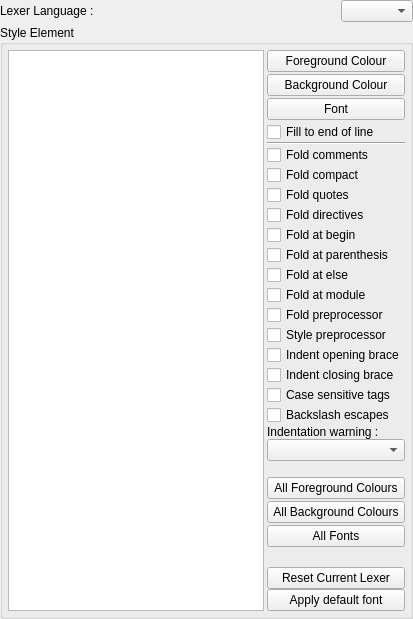
     <widget class="QWidget" name="pLexersHighlighting">
      <layout class="QGridLayout" name="gridLayout_22">
       <property name="margin">
        <number>0</number>
       </property>
       <property name="spacing">
        <number>3</number>
       </property>
       <item row="1" column="0" colspan="2">
        <widget class="QGroupBox" name="gbLexersHighlightingElements">
         <property name="title">
          <string>Style Element</string>
         </property>
         <layout class="QHBoxLayout">
          <property name="spacing">
           <number>3</number>
          </property>
          <property name="margin">
           <number>5</number>
          </property>
          <item>
           <widget class="QListWidget" name="lwLexersHighlightingElements"/>
          </item>
          <item>
           <layout class="QVBoxLayout">
            <property name="spacing">
             <number>0</number>
            </property>
            <item>
             <layout class="QVBoxLayout">
              <property name="spacing">
               <number>2</number>
              </property>
              <item>
               <widget class="QPushButton" name="pbLexersHighlightingForeground">
                <property name="text">
                 <string>Foreground Colour</string>
                </property>
               </widget>
              </item>
              <item>
               <widget class="QPushButton" name="pbLexersHighlightingBackground">
                <property name="text">
                 <string>Background Colour</string>
                </property>
               </widget>
              </item>
              <item>
               <widget class="QPushButton" name="pbLexersHighlightingFont">
                <property name="text">
                 <string>Font</string>
                </property>
               </widget>
              </item>
              <item>
               <widget class="QCheckBox" name="cbLexersHighlightingFillEol">
                <property name="text">
                 <string>Fill to end of line</string>
                </property>
               </widget>
              </item>
             </layout>
            </item>
            <item>
             <widget class="Line" name="lLexer">
              <property name="orientation">
               <enum>Qt::Horizontal</enum>
              </property>
             </widget>
            </item>
            <item>
             <widget class="QCheckBox" name="cbLexersHighlightingFoldComments">
              <property name="statusTip">
               <string notr="true">setFoldComments</string>
              </property>
              <property name="text">
               <string>Fold comments</string>
              </property>
             </widget>
            </item>
            <item>
             <widget class="QCheckBox" name="cbLexersHighlightingFoldCompact">
              <property name="statusTip">
               <string notr="true">setFoldCompact</string>
              </property>
              <property name="text">
               <string>Fold compact</string>
              </property>
             </widget>
            </item>
            <item>
             <widget class="QCheckBox" name="cbLexersHighlightingFoldQuotes">
              <property name="statusTip">
               <string notr="true">setFoldQuotes</string>
              </property>
              <property name="text">
               <string>Fold quotes</string>
              </property>
             </widget>
            </item>
            <item>
             <widget class="QCheckBox" name="cbLexersHighlightingFoldDirectives">
              <property name="statusTip">
               <string notr="true">setFoldDirectives</string>
              </property>
              <property name="text">
               <string>Fold directives</string>
              </property>
             </widget>
            </item>
            <item>
             <widget class="QCheckBox" name="cbLexersHighlightingFoldAtBegin">
              <property name="statusTip">
               <string notr="true">setFoldAtBegin</string>
              </property>
              <property name="text">
               <string>Fold at begin</string>
              </property>
             </widget>
            </item>
            <item>
             <widget class="QCheckBox" name="cbLexersHighlightingFoldAtParenthesis">
              <property name="statusTip">
               <string notr="true">setFoldAtParenthesis</string>
              </property>
              <property name="text">
               <string>Fold at parenthesis</string>
              </property>
             </widget>
            </item>
            <item>
             <widget class="QCheckBox" name="cbLexersHighlightingFoldAtElse">
              <property name="statusTip">
               <string notr="true">setFoldAtElse</string>
              </property>
              <property name="text">
               <string>Fold at else</string>
              </property>
             </widget>
            </item>
            <item>
             <widget class="QCheckBox" name="cbLexersHighlightingFoldAtModule">
              <property name="statusTip">
               <string notr="true">setFoldAtModule</string>
              </property>
              <property name="text">
               <string>Fold at module</string>
              </property>
             </widget>
            </item>
            <item>
             <widget class="QCheckBox" name="cbLexersHighlightingFoldPreprocessor">
              <property name="statusTip">
               <string notr="true">setFoldPreprocessor</string>
              </property>
              <property name="text">
               <string>Fold preprocessor</string>
              </property>
             </widget>
            </item>
            <item>
             <widget class="QCheckBox" name="cbLexersHighlightingStylePreprocessor">
              <property name="statusTip">
               <string notr="true">setStylePreprocessor</string>
              </property>
              <property name="text">
               <string>Style preprocessor</string>
              </property>
             </widget>
            </item>
            <item>
             <widget class="QCheckBox" name="cbLexersHighlightingIndentOpeningBrace">
              <property name="statusTip">
               <string notr="true"/>
              </property>
              <property name="text">
               <string>Indent opening brace</string>
              </property>
             </widget>
            </item>
            <item>
             <widget class="QCheckBox" name="cbLexersHighlightingIndentClosingBrace">
              <property name="statusTip">
               <string notr="true"/>
              </property>
              <property name="text">
               <string>Indent closing brace</string>
              </property>
             </widget>
            </item>
            <item>
             <widget class="QCheckBox" name="cbLexersHighlightingCaseSensitiveTags">
              <property name="statusTip">
               <string notr="true">setCaseSensitiveTags</string>
              </property>
              <property name="text">
               <string>Case sensitive tags</string>
              </property>
             </widget>
            </item>
            <item>
             <widget class="QCheckBox" name="cbLexersHighlightingBackslashEscapes">
              <property name="statusTip">
               <string notr="true">setBackslashEscapes</string>
              </property>
              <property name="text">
               <string>Backslash escapes</string>
              </property>
             </widget>
            </item>
            <item>
             <widget class="QLabel" name="lLexersHighlightingIndentationWarning">
              <property name="text">
               <string>Indentation warning :</string>
              </property>
             </widget>
            </item>
            <item>
             <widget class="QComboBox" name="cbLexersHighlightingIndentationWarning">
              <property name="statusTip">
               <string notr="true">setIndentationWarning</string>
              </property>
             </widget>
            </item>
            <item>
             <spacer>
              <property name="orientation">
               <enum>Qt::Vertical</enum>
              </property>
              <property name="sizeHint" stdset="0">
               <size>
                <width>20</width>
                <height>16</height>
               </size>
              </property>
             </spacer>
            </item>
            <item>
             <layout class="QVBoxLayout">
              <property name="spacing">
               <number>2</number>
              </property>
              <item>
               <widget class="QPushButton" name="pbLexersHighlightingAllForeground">
                <property name="text">
                 <string>All Foreground Colours</string>
                </property>
               </widget>
              </item>
              <item>
               <widget class="QPushButton" name="pbLexersHighlightingAllBackground">
                <property name="text">
                 <string>All Background Colours</string>
                </property>
               </widget>
              </item>
              <item>
               <widget class="QPushButton" name="pbLexersHighlightingAllFont">
                <property name="text">
                 <string>All Fonts</string>
                </property>
               </widget>
              </item>
             </layout>
            </item>
            <item>
             <spacer>
              <property name="orientation">
               <enum>Qt::Vertical</enum>
              </property>
              <property name="sizeType">
               <enum>QSizePolicy::Fixed</enum>
              </property>
              <property name="sizeHint" stdset="0">
               <size>
                <width>20</width>
                <height>20</height>
               </size>
              </property>
             </spacer>
            </item>
            <item>
             <widget class="QPushButton" name="pbLexersHighlightingReset">
              <property name="toolTip">
               <string>Restore all default properties for all lexers' styles</string>
              </property>
              <property name="text">
               <string>Reset Current Lexer</string>
              </property>
             </widget>
            </item>
            <item>
             <widget class="QPushButton" name="pbLexersApplyDefaultFont">
              <property name="toolTip">
               <string>Apply default font family and pixel size to all lexers' styles</string>
              </property>
              <property name="text">
               <string>Apply default font</string>
              </property>
             </widget>
            </item>
           </layout>
          </item>
         </layout>
        </widget>
       </item>
       <item row="0" column="1">
        <widget class="QComboBox" name="cbLexersHighlightingLanguages">
         <property name="sizePolicy">
          <sizepolicy hsizetype="Fixed" vsizetype="Fixed">
           <horstretch>0</horstretch>
           <verstretch>0</verstretch>
          </sizepolicy>
         </property>
        </widget>
       </item>
       <item row="0" column="0">
        <widget class="QLabel" name="lLexersHighlightingLanguage">
         <property name="text">
          <string>Lexer Language :</string>
         </property>
        </widget>
       </item>
      </layout>
     </widget>
